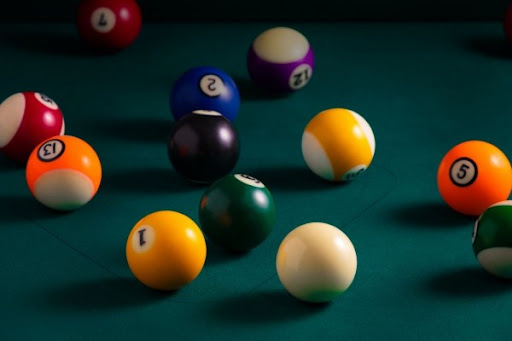
//> input picture A practical introduction to CV/Unit 3 - Histograms/ball.jpg, 512 x 341 px
$ ./histograms   (built with g++ and OpenCV 4)
//> lines starting //> are read from the running program, lines starting //| are printed output that depends on the picture
#include <iostream>
#include <opencv2/opencv.hpp>
//#include "Utility"


using namespace std;
using namespace cv;

//{} <> []
int main(){

    string img1 = "/home/computacion/Desktop/OpenCV/A practical introduction to CV/Unit 3 - Histograms/ball.jpg";

    Mat image1 = imread(img1, COLOR_BGR2GRAY), greyImage;
//> image1 is the input picture: 341 rows x 512 cols, CV_8UC3; mean B, G, R 41.8, 50.1, 31.2
    resize(image1, image1, Size(500,500));
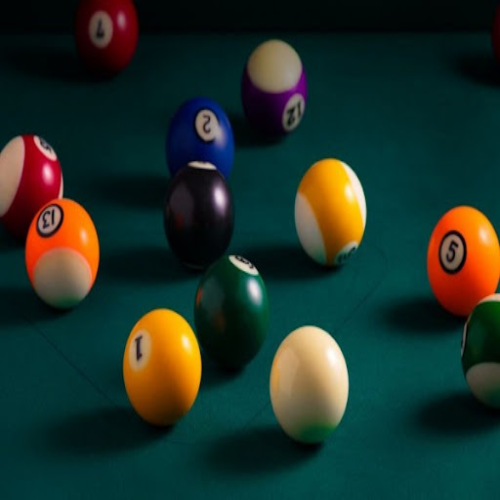
//> image1: 500 rows x 500 cols, CV_8UC3; mean B, G, R 41.7, 50, 31.1

    cvtColor(image1, greyImage,COLOR_RGB2GRAY);
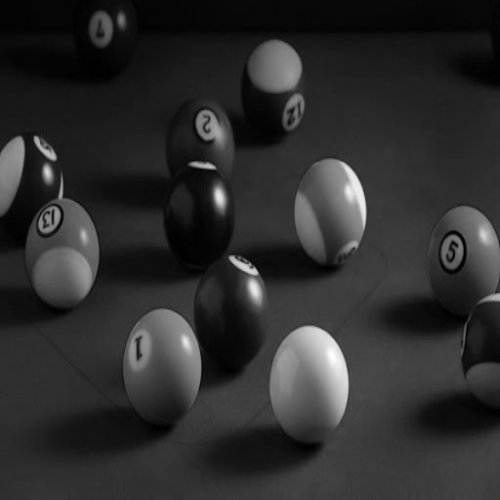
//> greyImage: 500 rows x 500 cols, CV_8UC1; min 0, max 253, mean 45.4

    //1D Histogram
    MatND histogram;

    int histsize = 256;
    const int* channelNumbers = {0};
    float channelRange[] = { 0.0, 255.0 };
    const float* channelRanges = channelRange;
    int numberBins = histsize;

    calcHist(&greyImage, 1, channelNumbers, Mat(), histogram, 1, &numberBins, &channelRanges);
//> histogram = 256 values, max 7010 at index 46, min 0 at index 254, mean 976.6

    int histW= 512, histH = 400;
    int binW = cvRound((double)histW/histsize);
    Mat histImage(histH, histW, CV_8UC3, Scalar(0,0,0));
    normalize(histogram, histogram,0, histImage.rows, NORM_MINMAX, -1, Mat());
//> histogram = 256 values, max 400 at index 46, min 0 at index 254, mean 55.72

    for (int i=1; i< histsize; i++){

        line(histImage, Point(binW*(i-1), histH - cvRound(histogram.at<float>(i-1))),
            Point(binW*(i), histH - cvRound(histogram.at<float>(i))),
            Scalar(255,0,0),2, 8, 0

        );
    }
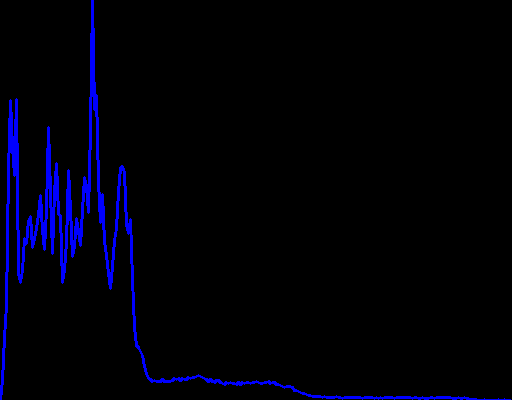
//> histImage: 400 rows x 512 cols, CV_8UC3; mean B, G, R 9.7, 0, 0

//{} <> []
    //Smoothed histogram

    MatND smoothedHistogram = histogram.clone();
//> smoothedHistogram has the same summary as histogram

    for (int i = 0; i<histogram.rows -1; ++i){
        smoothedHistogram.at<float>(i) = (histogram.at<float>(i-1) + histogram.at<float>(i) + histogram.at<float>(i+1))/3;
    }
//> after the loop, smoothedHistogram = 256 values, max 332 at index 47, min 0 at index 255, mean 55.72

    Mat smoothHistImage;
    normalize(smoothedHistogram, smoothedHistogram,0, smoothHistImage.rows, NORM_MINMAX, -1, Mat());
//> smoothedHistogram = 256 values from 0 to 0

    for (int i=1; i< histsize; i++){

        line(smoothHistImage, Point(binW*(i-1), histH - cvRound(smoothedHistogram.at<float>(i-1))),
            Point(binW*(i), histH - cvRound(smoothedHistogram.at<float>(i))),
            Scalar(255,0,0),2, 8, 0

        );
    }


    //imshow("Grey Image", greyImage);
    //imshow("Histogram", histImage);
    //imshow("Smoothed Histogram", smoothHistImage);
    //waitKey();

    /**
     * COlour histograms
     *
     */


//{} <> []
    vector<Mat> bgrPlanes;
    split(image1, bgrPlanes);
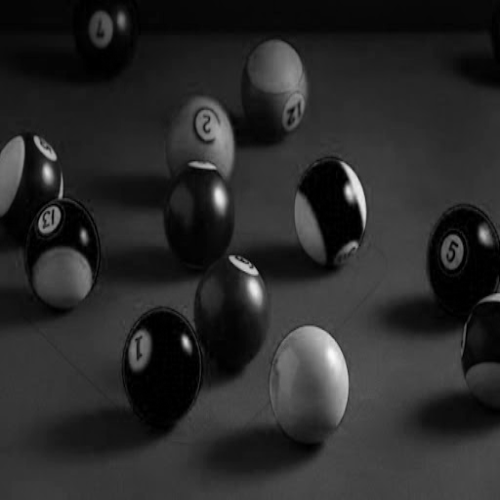
//> bgrPlanes[0]: 500 rows x 500 cols, CV_8UC1; min 0, max 250, mean 41.7
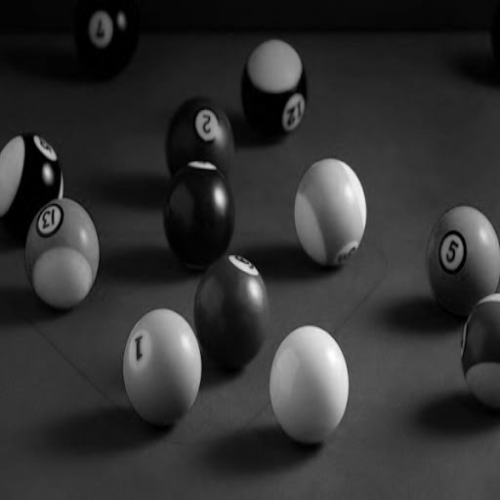
//> bgrPlanes[1]: 500 rows x 500 cols, CV_8UC1; min 0, max 255, mean 50
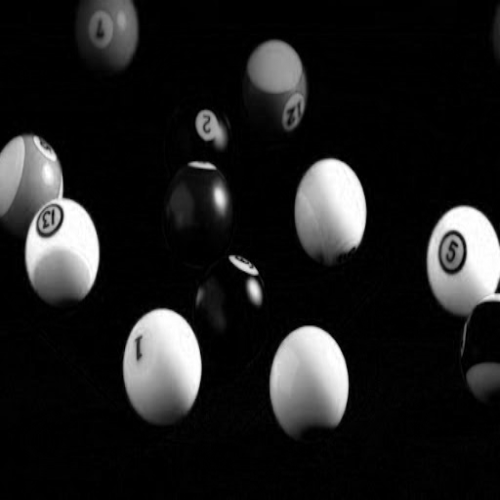
//> bgrPlanes[2]: 500 rows x 500 cols, CV_8UC1; min 0, max 255, mean 31.1

    int histSize = 256;
    float range[] = {0, 256};
    const float* histRange = {range};
    bool uniform = true, accumulate = false;

    Mat bHIst, gHist, rHist;

    calcHist(&bgrPlanes[0], 1, 0, Mat(), bHIst, 1, &histSize, &histRange, uniform, accumulate);
//> bHIst = 256 values, max 6429 at index 7, min 0 at index 251, mean 976.6
    calcHist(&bgrPlanes[1], 1, 0, Mat(), gHist, 1, &histSize, &histRange, uniform, accumulate);
//> gHist = 256 values, max 5604 at index 52, min 2 at index 255, mean 976.6
    calcHist(&bgrPlanes[2], 1, 0, Mat(), rHist, 1, &histSize, &histRange, uniform, accumulate);
//> rHist = 256 values, max 80320 at index 0, min 125 at index 229, mean 976.6


    int histW2 = 512, histH2 = 400;
    int binW2 = cvRound((double) histW2/histSize);

    Mat histImage3(histH, histW, CV_8UC3, Scalar(0,0,0));

    normalize(bHIst, bHIst, 0, histImage3.rows, NORM_MINMAX, -1, Mat());
//> bHIst = 256 values, max 400 at index 7, min 0 at index 251, mean 60.76
    normalize(gHist, gHist, 0, histImage3.rows, NORM_MINMAX, -1, Mat());
//> gHist = 256 values, max 400 at index 52, min 0 at index 255, mean 69.59
    normalize(rHist, rHist, 0, histImage3.rows, NORM_MINMAX, -1, Mat());
//> rHist = 256 values, max 400 at index 0, min 0 at index 229, mean 4.25

    for (int i=1; i<histSize;i++){
        line(histImage3, Point(binW*(i-1), histH2 - cvRound(bHIst.at<float>(i-1))),
            Point(binW2*(i), histH2 - cvRound(bHIst.at<float>(i))),
            Scalar(255,0,1), 2,5, 0);

        line(histImage3, Point(binW2*(i-1), histH2 - cvRound(gHist.at<float>(i-1))),
            Point(binW2*(i), histH2 - cvRound(gHist.at<float>(i))),
            Scalar(255,0,0), 2, 1, 0);

        line(histImage3, Point(binW2*(i-1), histH2 - cvRound(rHist.at<float>(i-1))),
            Point(binW2*(i), histH2 - cvRound(rHist.at<float>(i))),
            Scalar(255,0,0), 2, 8, 0);
    }
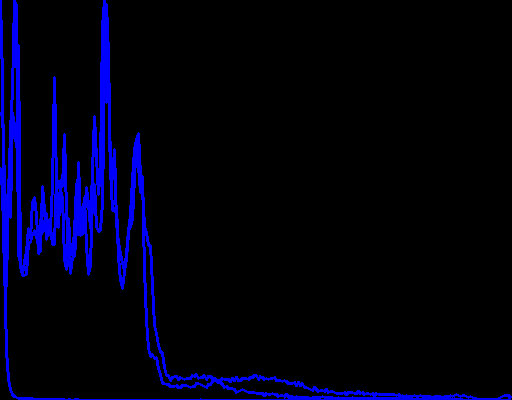
//> histImage3: 400 rows x 512 cols, CV_8UC3; mean B, G, R 18.6, 0, 0

 /*   imshow("IMage", image1);
    imshow("HistImage", histImage3);

    waitKey();*/


    /**
     * equalisation
     *
     */
//{} <> []
    string img2 = "/home/computacion/Desktop/OpenCV/A practical introduction to CV/Unit 3 - Histograms/TrinityCampanile3.JPG";

    Mat image2 = imread(img2), imageHLS;
//> TrinityCampanile3.JPG cannot be read in this run, so this picture is empty


//> (the run ends here: the program stops with an error, at `cvtColor(image2, imageHLS, COLOR_RGB2HLS);`)

$ run again, with A practical introduction to CV/Unit 3 - Histograms/Church.jpg copied over A practical introduction to CV/Unit 3 - Histograms/ball.jpg
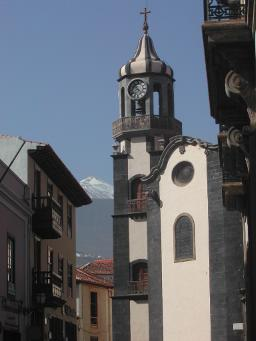
//> input picture A practical introduction to CV/Unit 3 - Histograms/Church.jpg, 256 x 341 px
//> image1 is the input picture: 341 rows x 256 cols, CV_8UC3; mean B, G, R 105.6, 97.9, 93.5
//> image1: 500 rows x 500 cols, CV_8UC3
//> `calcHist(&greyImage, 1, channelNumbers, Mat(), histogram, 1, &numberBi..`: histogram = 256 values, max 7393 at index 141, min 0 at index 0, mean 976.6
//> `normalize(histogram, histogram,0, histImage.rows, NORM_MINMAX, -1, Mat..`: histogram = 256 values, max 400 at index 141, min 0 at index 0, mean 52.84
//> `MatND smoothedHistogram = histogram.clone();`: smoothedHistogram has the same summary as histogram
//> after the loop `for (int i = 0; i<histogram.rows -1; ++i)`: smoothedHistogram = 256 values, max 374.8 at index 142, min 0 at index 232, mean 52.84
//> `normalize(smoothedHistogram, smoothedHistogram,0, smoothHistImage.rows..`: smoothedHistogram = 256 values from 0 to 0
//> `split(image1, bgrPlanes);`:
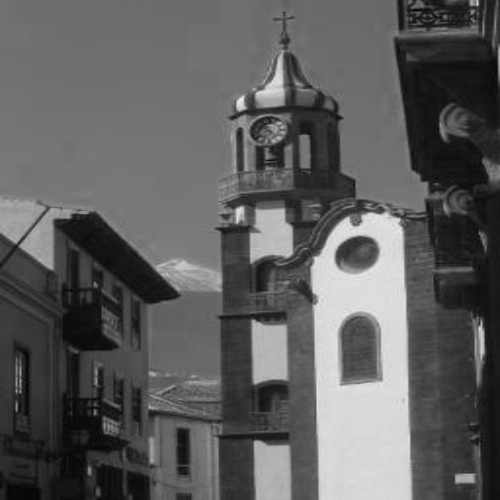
//> bgrPlanes[2]: 500 rows x 500 cols, CV_8UC1; min 1, max 242, mean 93.4
//> `calcHist(&bgrPlanes[0], 1, 0, Mat(), bHIst, 1, &histSize, &histRange, ..`: bHIst = 256 values, max 9857 at index 170, min 0 at index 0, mean 976.6
//> `calcHist(&bgrPlanes[1], 1, 0, Mat(), gHist, 1, &histSize, &histRange, ..`: gHist = 256 values, max 5597 at index 133, min 0 at index 0, mean 976.6
//> `calcHist(&bgrPlanes[2], 1, 0, Mat(), rHist, 1, &histSize, &histRange, ..`: rHist = 256 values, max 7131 at index 112, min 0 at index 0, mean 976.6
//> `normalize(bHIst, bHIst, 0, histImage3.rows, NORM_MINMAX, -1, Mat());`: bHIst = 256 values, max 400 at index 170, min 0 at index 0, mean 39.63
//> `normalize(gHist, gHist, 0, histImage3.rows, NORM_MINMAX, -1, Mat());`: gHist = 256 values, max 400 at index 133, min 0 at index 0, mean 69.79
//> `normalize(rHist, rHist, 0, histImage3.rows, NORM_MINMAX, -1, Mat());`: rHist = 256 values, max 400 at index 112, min 0 at index 0, mean 54.78
//> after the loop `for (int i=1; i<histSize;i++)`:
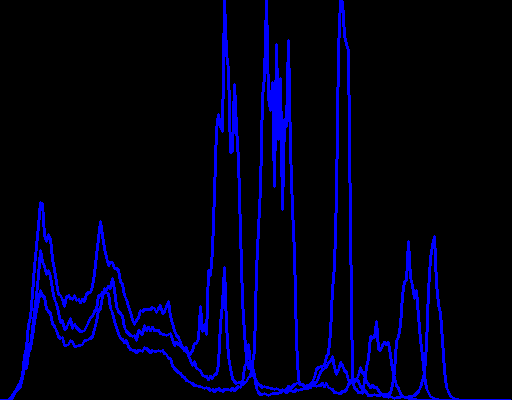
//> histImage3: 400 rows x 512 cols, CV_8UC3; mean B, G, R 22.1, 0, 0

$ run again, with A practical introduction to CV/Unit 3 - Histograms/People2.jpg copied over A practical introduction to CV/Unit 3 - Histograms/ball.jpg
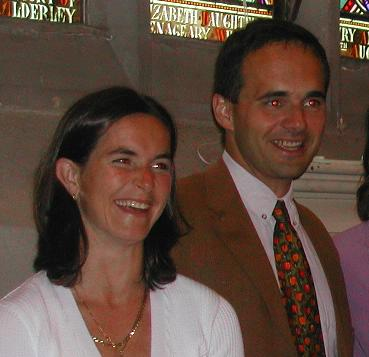
//> input picture A practical introduction to CV/Unit 3 - Histograms/People2.jpg, 369 x 357 px
//> image1 is the input picture: 357 rows x 369 cols, CV_8UC3; mean B, G, R 61.6, 73, 95.5
//> image1: 500 rows x 500 cols, CV_8UC3
//> `calcHist(&greyImage, 1, channelNumbers, Mat(), histogram, 1, &numberBi..`: histogram = 256 values, max 5193 at index 60, min 0 at index 0, mean 976.6
//> `normalize(histogram, histogram,0, histImage.rows, NORM_MINMAX, -1, Mat..`: histogram = 256 values, max 400 at index 60, min 0 at index 0, mean 75.22
//> `MatND smoothedHistogram = histogram.clone();`: smoothedHistogram has the same summary as histogram
//> after the loop `for (int i = 0; i<histogram.rows -1; ++i)`: smoothedHistogram = 256 values, max 380.2 at index 60, min 0 at index 255, mean 75.22
//> `normalize(smoothedHistogram, smoothedHistogram,0, smoothHistImage.rows..`: smoothedHistogram = 256 values from 0 to 0
//> `split(image1, bgrPlanes);`:
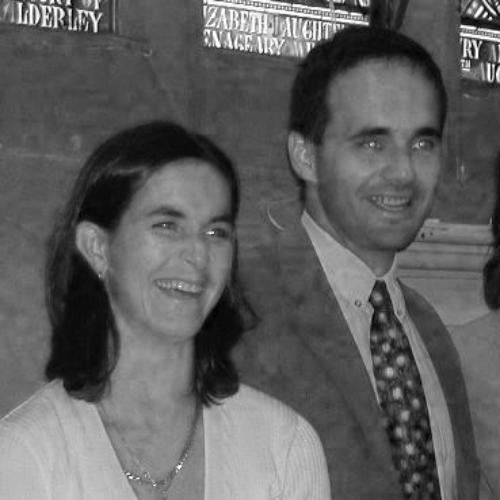
//> bgrPlanes[2]: 500 rows x 500 cols, CV_8UC1; min 2, max 255, mean 95.3
//> `calcHist(&bgrPlanes[0], 1, 0, Mat(), bHIst, 1, &histSize, &histRange, ..`: bHIst = 256 values, max 4825 at index 51, min 0 at index 252, mean 976.6
//> `calcHist(&bgrPlanes[1], 1, 0, Mat(), gHist, 1, &histSize, &histRange, ..`: gHist = 256 values, max 5139 at index 62, min 5 at index 0, mean 976.6
//> `calcHist(&bgrPlanes[2], 1, 0, Mat(), rHist, 1, &histSize, &histRange, ..`: rHist = 256 values, max 4975 at index 76, min 0 at index 0, mean 976.6
//> `normalize(bHIst, bHIst, 0, histImage3.rows, NORM_MINMAX, -1, Mat());`: bHIst = 256 values, max 400 at index 51, min 0 at index 252, mean 80.96
//> `normalize(gHist, gHist, 0, histImage3.rows, NORM_MINMAX, -1, Mat());`: gHist = 256 values, max 400 at index 62, min 0 at index 0, mean 75.7
//> `normalize(rHist, rHist, 0, histImage3.rows, NORM_MINMAX, -1, Mat());`: rHist = 256 values, max 400 at index 76, min 0 at index 0, mean 78.52
//> after the loop `for (int i=1; i<histSize;i++)`:
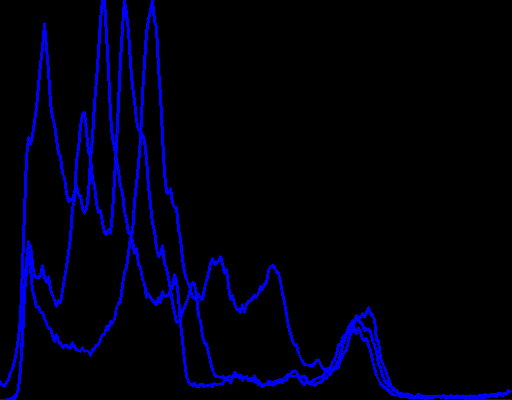
//> histImage3: 400 rows x 512 cols, CV_8UC3; mean B, G, R 17, 0, 0
